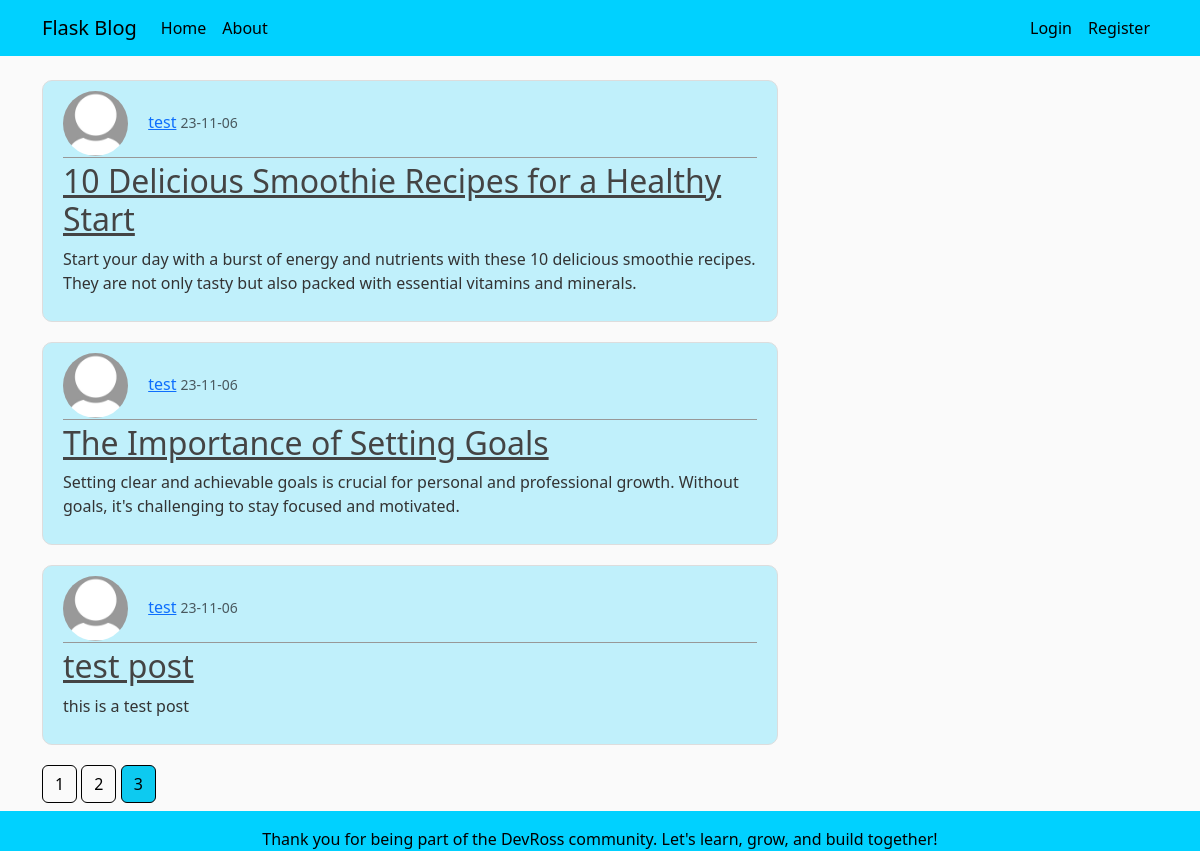
Screenshot of /home?page=3 with the database file from the repository.
### flaskblog/models.py (models this page shows, shortened)
class Post(db.Model):
    id = db.Column(db.Integer, primary_key=True)
    title = db.Column(db.String(100), nullable=False)
    date_posted = db.Column(db.DateTime, nullable=False, default=datetime.utcnow)
    content = db.Column(db.Text, nullable=False)
    user_id = db.Column(db.Integer, db.ForeignKey('user.id'), nullable=False)

class User(db.Model, UserMixin):
    id = db.Column(db.Integer, primary_key=True)
    username = db.Column(db.String(20), unique=True, nullable=False)
    email = db.Column(db.String(120), unique=True, nullable=False)
    image_file = db.Column(db.String(20), nullable=False, default='default.jpg')
    password = db.Column(db.String(60), nullable=False)
    posts = db.relationship('Post', backref='author', lazy=True)

### flaskblog/main/routes.py (the view)
@main.route("/")
@main.route("/home")
def home():
    page = request.args.get('page', 1, type=int)
    posts = Post.query.order_by(Post.date_posted.desc()).paginate(page=page, per_page=5)
    return render_template('home.html', posts=posts)

### flaskblog/templates/home.html
{% extends "layout.html" %}
{% block content %}
    {% for post in posts.items %}
        <article class="media content-section">
            <div class="media-body">
                <div class="article-metadata">
                    <img class="rounded-circle article-img"
                         src="{{ url_for('static', filename='profile_pics/' + post.author.image_file) }}" alt="profile image">
                    <a class="mr-2" href="{{ url_for('users.user_posts', username=post.author.username) }}">{{ post.author.username }}</a>
                    <small class="text-muted">{{ post.date_posted.strftime('%y-%m-%d') }}</small>
                </div>
                <h2><a class="article-title" href="{{ url_for('posts.post', post_id =post.id) }}">{{ post.title }}</a></h2>
                <p class="article-content">{{ post.content }}</p>
            </div>
        </article>
    {% endfor %}
    {% for page_num in posts.iter_pages(left_edge=1, right_edge=1, left_current=1, right_current=2) %}
        {% if page_num %}
            {% if posts.page == page_num %}
                <a class="btn btn-info mb-5" href="{{ url_for('main.home',page=page_num) }}">{{ page_num }}</a>
            {% else %}
                <a class="btn btn-outline-info mb-5" href="{{ url_for('main.home',page=page_num) }}">{{ page_num }}</a>
            {% endif %}
        {% else %}
            ...
        {% endif %}
    {% endfor %}
{% endblock content %}

### flaskblog/static/main.css (style rules this page uses)
body { background: #fafafa; color: #333333; margin-top: 5rem; }
h1, h2, h3, h4, h5, h6 { color: #444444; }
.content-section { background: #00d1ff3b; padding: 10px 20px; border: 1px solid #dddddd; border-radius: 3px; margin-bottom: 20px; }
.article-title { color: #444444; }
.article-content { white-space: pre-line; }
.article-img { height: 65px; width: 65px; margin-right: 16px; }
.article-metadata { padding-bottom: 1px; margin-bottom: 4px; border-bottom: 1px solid #989898 }
.content-section { border-radius: 10px; background: #00d1ff3b; }
.btn { color: black !important; border: 1px solid black; }

### rows the page displays
Post: image_file (placeholder picture), author.username "test", date_posted "23-11-06", title "10 Delicious Smoothie Recipes for a Healthy Start", content "Start your day with a burst of energy and nutrients with these 10 delicious smoothie recipes. They are not only tasty but also packed with essential vitamins and minerals."
Post: image_file (placeholder picture), author.username "test", date_posted "23-11-06", title "The Importance of Setting Goals", content "Setting clear and achievable goals is crucial for personal and professional growth. Without goals, it's challenging to stay focused and motivated."
Post: image_file (placeholder picture), author.username "test", date_posted "23-11-06", title "test post", content "this is a test post"

### other values shown
{{ page_num }} "1" "2"
{{ page_num }} "3"
